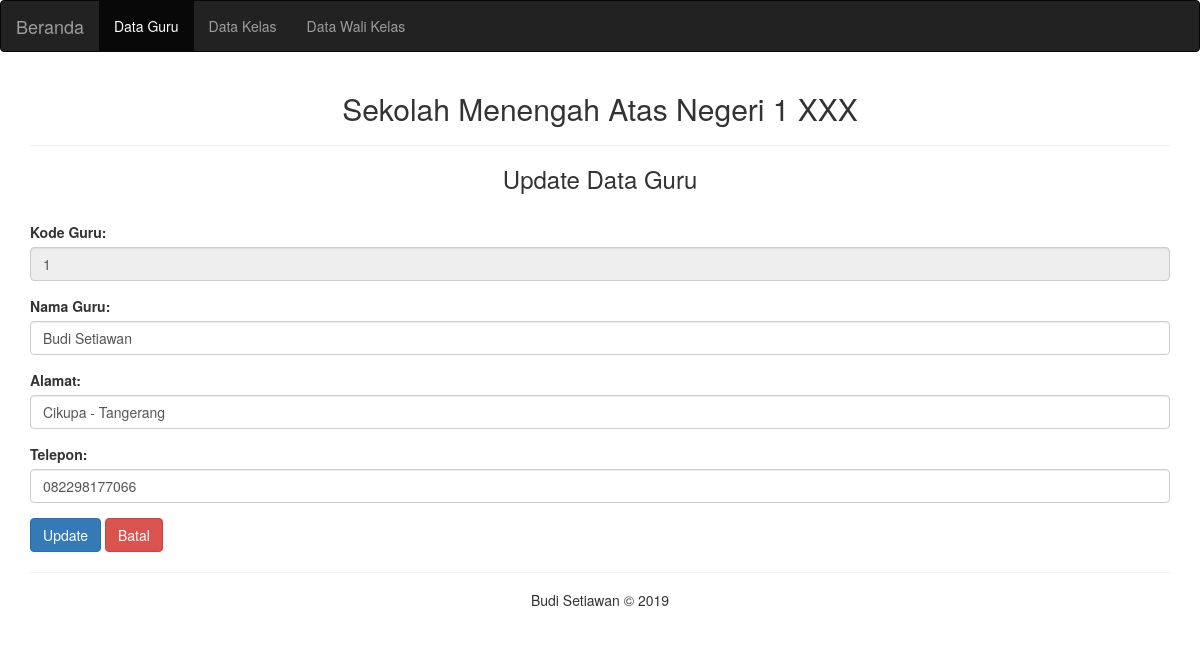
Page /guru_edit.php?kode=1 on the committed database.
### tables this page shows
CREATE TABLE `tbguru` (
  `kode_guru` int(11) NOT NULL AUTO_INCREMENT,
  `nama_guru` varchar(30) NOT NULL,
  `alamat` varchar(50) NOT NULL,
  `telepon` varchar(15) NOT NULL,
  PRIMARY KEY (`kode_guru`)
);

### guru_edit.php (the view, shortened to what this page needs)
<!DOCTYPE html>
<html lang="en">
	<head>
		<link rel="stylesheet" href="Bootstrap\bootstrap.min.css">
	</head>
	<body>
<nav class="navbar navbar-inverse">
	<div class="container-fluid">
		<div class="navbar-header">
			<a class="navbar-brand" href="index.php">Beranda</a>
		</div>
		<ul class="nav navbar-nav">
			<li class="active"><a href="guru.php">Data Guru</a></li>
			<li><a href="kelas.php">Data Kelas</a></li>
			<li><a href="walikelas.php">Data Wali Kelas</a></li>
		</ul>
	</div>
</nav>
	<div class="container">
	<h2 align="center">Sekolah Menengah Atas Negeri 1 XXX</h2><hr>
		<h3 align="center">Update Data Guru</h3><br>
<?php
$query = mysql_query("SELECT * FROM tbguru WHERE kode_guru='$_GET[kode]'") or die(mysql_error());
$data = mysql_fetch_array($query);
?>
		<form action="guru_edit_process.php" method="post">
			<div class="form-group">
				<label for="kode">Kode Guru:</label>
				<input type="text" class="form-control" value="<?php echo $data['kode_guru'];?>" name="txtkode" readonly>
			</div>
			<div class="form-group">
				<label for="nama">Nama Guru:</label>
				<input type="text" class="form-control" value="<?php echo $data['nama_guru'];?>" name="txtnama" required>
			</div>
			<div class="form-group">
				<label for="alamat">Alamat:</label>
				<input type="text" class="form-control" value="<?php echo $data['alamat'];?>" name="txtalamat" required>
			</div>
			<div class="form-group">
				<label for="telepon">Telepon:</label>
				<input type="text" class="form-control" value="<?php echo $data['telepon'];?>" name="txttelepon" required>
			</div>
			<button type="submit" class="btn btn-primary">Update</button>
			<button type="button" class="btn btn-danger" onclick="history.back(-1)">Batal</button>
		</form>
			<hr>
	<h5 align="center">Budi Setiawan &copy; 2019</h5>
	</div>
	</body>
</html>

### rows in the picture
tbguru: txtkode "1", txtnama "Budi Setiawan", txtalamat "Cikupa - Tangerang", txttelepon "082298177066"
